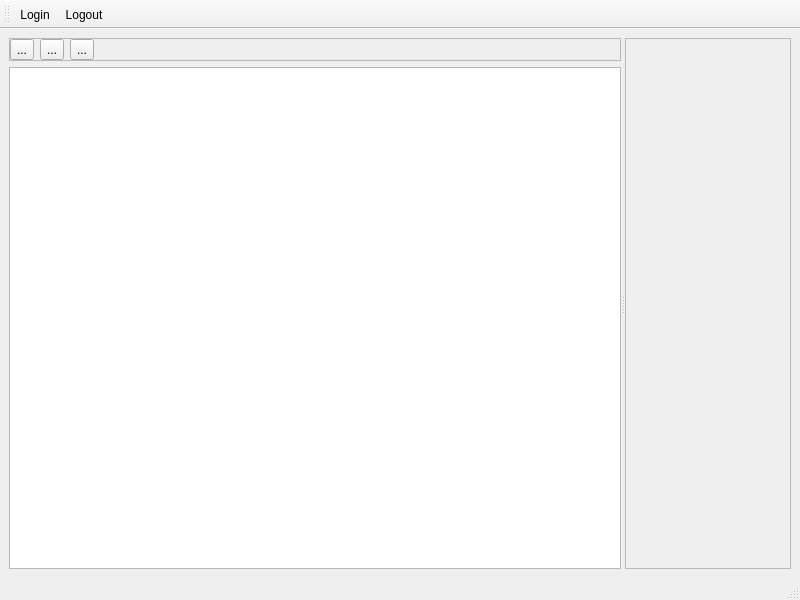
<?xml version="1.0" encoding="UTF-8"?>
<ui version="4.0">
 <class>MainWindow</class>
 <widget class="QMainWindow" name="MainWindow">
  <property name="geometry">
   <rect>
    <x>0</x>
    <y>0</y>
    <width>800</width>
    <height>600</height>
   </rect>
  </property>
  <property name="windowTitle">
   <string>Reminder</string>
  </property>
  <property name="windowIcon">
   <iconset resource="../images.qrc">
    <normaloff>:/48/images/48/60.png</normaloff>:/48/images/48/60.png</iconset>
  </property>
  <widget class="QWidget" name="centralwidget">
   <layout class="QGridLayout" name="gridLayout_2">
    <item row="0" column="0">
     <widget class="QSplitter" name="splitter">
      <property name="orientation">
       <enum>Qt::Orientation::Horizontal</enum>
      </property>
      <widget class="QWidget" name="layoutWidget">
       <layout class="QVBoxLayout" name="verticalLayout">
        <item>
         <widget class="QFrame" name="frame">
          <property name="frameShape">
           <enum>QFrame::Shape::StyledPanel</enum>
          </property>
          <property name="frameShadow">
           <enum>QFrame::Shadow::Raised</enum>
          </property>
          <layout class="QGridLayout" name="gridLayout">
           <property name="leftMargin">
            <number>0</number>
           </property>
           <property name="topMargin">
            <number>0</number>
           </property>
           <property name="rightMargin">
            <number>0</number>
           </property>
           <property name="bottomMargin">
            <number>0</number>
           </property>
           <item row="0" column="0">
            <widget class="QToolButton" name="tbAddSibling">
             <property name="text">
              <string>...</string>
             </property>
             <property name="icon">
              <iconset theme="QIcon::ThemeIcon::DocumentNew"/>
             </property>
            </widget>
           </item>
           <item row="0" column="1">
            <widget class="QToolButton" name="tbAddNested">
             <property name="text">
              <string>...</string>
             </property>
             <property name="icon">
              <iconset theme="QIcon::ThemeIcon::AppointmentNew"/>
             </property>
            </widget>
           </item>
           <item row="0" column="2">
            <widget class="QToolButton" name="tbRemoveSelected">
             <property name="text">
              <string>...</string>
             </property>
             <property name="icon">
              <iconset theme="QIcon::ThemeIcon::ListRemove"/>
             </property>
            </widget>
           </item>
           <item row="0" column="3">
            <spacer name="horizontalSpacer">
             <property name="orientation">
              <enum>Qt::Orientation::Horizontal</enum>
             </property>
             <property name="sizeHint" stdset="0">
              <size>
               <width>282</width>
               <height>20</height>
              </size>
             </property>
            </spacer>
           </item>
          </layout>
         </widget>
        </item>
        <item>
         <widget class="CMyTreeView" name="treeView"/>
        </item>
       </layout>
      </widget>
      <widget class="QFrame" name="placeholder">
       <property name="frameShape">
        <enum>QFrame::Shape::StyledPanel</enum>
       </property>
       <property name="frameShadow">
        <enum>QFrame::Shadow::Raised</enum>
       </property>
      </widget>
     </widget>
    </item>
   </layout>
  </widget>
  <widget class="QMenuBar" name="menubar">
   <property name="geometry">
    <rect>
     <x>0</x>
     <y>0</y>
     <width>800</width>
     <height>23</height>
    </rect>
   </property>
  </widget>
  <widget class="QStatusBar" name="statusbar"/>
  <widget class="QToolBar" name="toolBar">
   <property name="windowTitle">
    <string>toolBar</string>
   </property>
   <attribute name="toolBarArea">
    <enum>TopToolBarArea</enum>
   </attribute>
   <attribute name="toolBarBreak">
    <bool>false</bool>
   </attribute>
   <addaction name="tbLogin"/>
   <addaction name="actLogout"/>
  </widget>
  <action name="tbLogin">
   <property name="icon">
    <iconset theme="QIcon::ThemeIcon::UserAvailable" resource="../images.qrc">
     <normaloff>:/24/images/24/user-properties.png</normaloff>:/24/images/24/user-properties.png</iconset>
   </property>
   <property name="text">
    <string>Login</string>
   </property>
   <property name="toolTip">
    <string>Log in</string>
   </property>
   <property name="menuRole">
    <enum>QAction::MenuRole::NoRole</enum>
   </property>
  </action>
  <action name="actLogout">
   <property name="icon">
    <iconset theme="QIcon::ThemeIcon::UserOffline" resource="../images.qrc">
     <normaloff>:/24/images/24/user-delete-2.png</normaloff>:/24/images/24/user-delete-2.png</iconset>
   </property>
   <property name="text">
    <string>Logout</string>
   </property>
   <property name="toolTip">
    <string>Выход из учётки</string>
   </property>
   <property name="menuRole">
    <enum>QAction::MenuRole::NoRole</enum>
   </property>
  </action>
 </widget>
 <customwidgets>
  <customwidget>
   <class>CMyTreeView</class>
   <extends>QTreeView</extends>
   <header>gui/mainForm/CMyTreeView.h</header>
  </customwidget>
 </customwidgets>
 <resources>
  <include location="../images.qrc"/>
 </resources>
 <connections/>
</ui>
